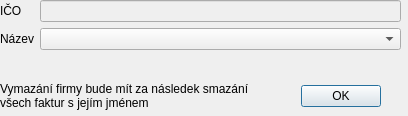
<?xml version="1.0" encoding="UTF-8"?>
<ui version="4.0">
 <class>OdstranitFirmu</class>
 <widget class="QDialog" name="OdstranitFirmu">
  <property name="geometry">
   <rect>
    <x>0</x>
    <y>0</y>
    <width>408</width>
    <height>116</height>
   </rect>
  </property>
  <property name="windowTitle">
   <string>Dialog</string>
  </property>
  <widget class="QDialogButtonBox" name="buttonBox_2">
   <property name="geometry">
    <rect>
     <x>40</x>
     <y>80</y>
     <width>341</width>
     <height>32</height>
    </rect>
   </property>
   <property name="orientation">
    <enum>Qt::Horizontal</enum>
   </property>
   <property name="standardButtons">
    <set>QDialogButtonBox::Ok</set>
   </property>
  </widget>
  <widget class="QWidget" name="formLayoutWidget">
   <property name="geometry">
    <rect>
     <x>0</x>
     <y>0</y>
     <width>401</width>
     <height>71</height>
    </rect>
   </property>
   <layout class="QFormLayout" name="formLayout">
    <item row="0" column="0">
     <widget class="QLabel" name="label">
      <property name="text">
       <string>IČO</string>
      </property>
     </widget>
    </item>
    <item row="1" column="0">
     <widget class="QLabel" name="label_2">
      <property name="text">
       <string>Název</string>
      </property>
     </widget>
    </item>
    <item row="0" column="1">
     <widget class="QLineEdit" name="ICO_2">
      <property name="enabled">
       <bool>false</bool>
      </property>
      <property name="maxLength">
       <number>8</number>
      </property>
     </widget>
    </item>
    <item row="1" column="1">
     <widget class="QComboBox" name="Nazev_2"/>
    </item>
   </layout>
  </widget>
  <widget class="QLabel" name="label_3">
   <property name="geometry">
    <rect>
     <x>0</x>
     <y>80</y>
     <width>251</width>
     <height>31</height>
    </rect>
   </property>
   <property name="text">
    <string>Vymazání firmy bude mít za následek smazání všech faktur s jejím jménem</string>
   </property>
   <property name="wordWrap">
    <bool>true</bool>
   </property>
  </widget>
 </widget>
 <resources/>
 <connections/>
</ui>
